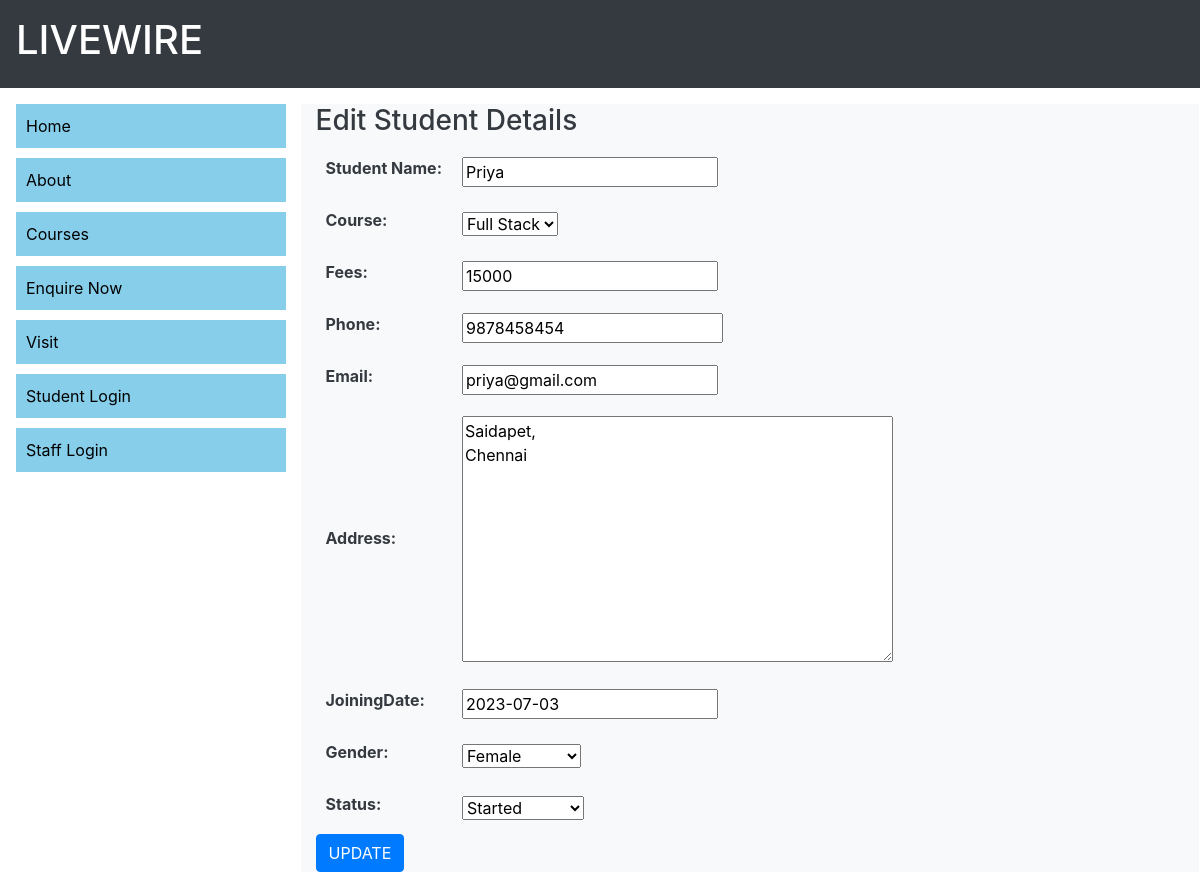
Page /editStudent/TBM003/ (signed in) on the committed database.
### myapp/models.py (models this page shows)
class Student(models.Model):
    stdId = models.CharField(max_length=10,verbose_name='Student Id')
    stdName = models.CharField(max_length=30, verbose_name='Student Name')
    gender = models.CharField(max_length=15,choices=[('Male','Male'),
                                                     ('Female','Female'),
                                                     ("Transgender","Transgender")])
    email = models.EmailField()
    phone = models.BigIntegerField()
    course = models.CharField(max_length=25,choices=[('Python','Python'),
                                                     ('Java','Java'),
                                                     ('C','C'),
                                                     ('C++','C++'),
                                                     ('Django','Django'),
                                                     ('Full Stack','Full Stack')],
                              default='Python')
    joiningDate = models.DateField()
    fees = models.IntegerField()
    status = models.CharField(max_length=15,choices=[('Yet to Start','Yet to Start'),
                                                     ('Started','Started'),
                                                     ('Hold','Hold'),
                                                     ('Discontinued','Discontinued'),
                                                     ('Completed','Completed')])
    address = models.TextField()

### myapp/views.py (the view)
# urls.py: path('editStudent/<id>/',login_required(EditStudent.as_view()),name='editstu'),
class EditStudent(UpdateView):
    model = Student
    fields = ('stdName','course','fees','phone','email','address','joiningDate','gender','status')
    template_name = 'editStudent.html'
    success_url = reverse_lazy('viewstu')
    def get_object(self, queryset=None):
        obj = get_object_or_404(Student,stdId=self.kwargs['id'])
        return obj

### templates/editStudent.html (shortened to what this page needs)
{%extends 'base.html'%}
{%block content%}
  <h3>Edit Student Details</h3>
  <form method="post">
      <table>
        {{form.as_table}}
      </table>
      <input type="submit" value="UPDATE" class="btn btn-primary">
  </form>
{%endblock%}

### templates/base.html (style rules this page uses)
td,th { padding:10px; }

### rows in the picture
Student: stdName "Priya", course "Full Stack", fees "15000", phone "9878458454", email "priya@gmail.com", address "Saidapet, Chennai", joiningDate "2023-07-03", gender "Female", status "Started"
